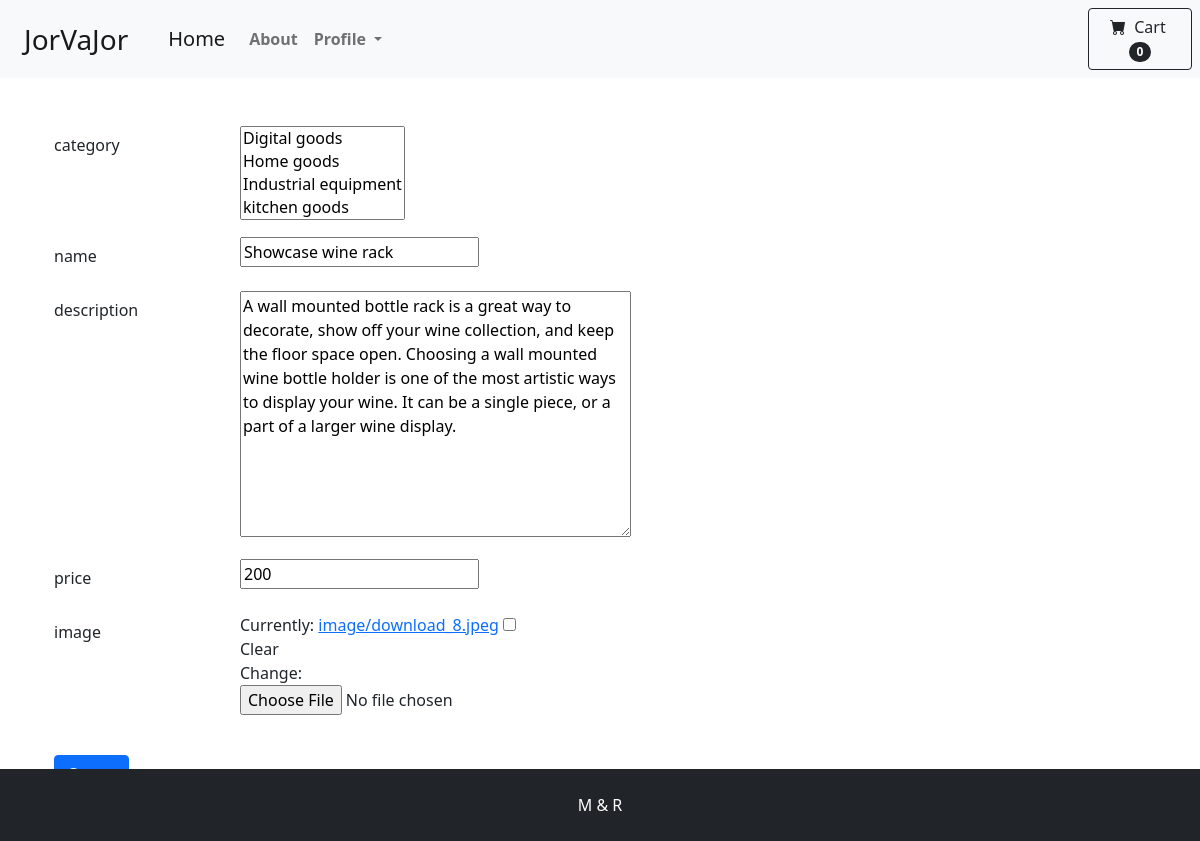
/post/edit/40/ (signed in), run on the app's committed database.
### home/models.py (models this page shows, shortened)
class Product(models.Model):
    user = models.ForeignKey(User, related_name='products', on_delete=models.CASCADE)
    category = models.ManyToManyField(Category, related_name='products')
    name = models.CharField(max_length=200)
    slug = models.SlugField(max_length=200, unique=True)
    image = models.ImageField(blank=True, upload_to='image/', default='image/download.png')
    description = RichTextField()
    price = models.IntegerField()
    available = models.BooleanField(default=True)
    created_time = models.DateTimeField(auto_now_add=True)
    updated_time = models.DateTimeField(auto_now=True)
    class Meta:
        ordering = ('name',)

### home/views.py (the view, shortened to what this page needs)
# urls.py: path('post/edit/<int:pk>/', PostEditView.as_view(), name='post_edit'),
class PostEditView(LoginRequiredMixin, View):
    from_class = PostCreateForm
    def get(self, request, pk):
        product = Product.objects.get(pk=pk)
        form = self.from_class(instance=product)
        return render(request, 'home/post_create.html', {'form': form})

### home/forms.py
class PostCreateForm(forms.ModelForm):
    class Meta:
        model = Product
        fields = ['category', 'name', 'description', 'price', 'image']

### home/models.py (called while the page is built)
    def __str__(self):
        return self.name

### home/templates/home/post_create.html (shortened to what this page needs)
{% extends 'index.html' %}
{% load static %}
{% block content %}
    <form method="post" enctype="multipart/form-data" novalidate>
        <div class="section-1-container section-container">
            <div class="container">
                <div class="row mb-3 ">
                    <label class="col-sm-2 col-form-label">category</label>
                    <div class="col-sm-3">
                        <label>
                            {{ form.category}}
                        </label>
                    </div>
                </div>
                <div class="row mb-3 ">
                    <label class="col-sm-2 col-form-label">name</label>
                    <div class="col-sm-3">
                        <label>
                            {{ form.name }}
                        </label>
                    </div>
                </div>
                <div class="row mb-3 ">
                    <label class="col-sm-2 col-form-label"> description</label>
                    <div class="col-sm-3">
                        <label>
                            {{ form.description }}
                        </label>
                    </div>
                </div>
                <div class="row mb-3 ">
                    <label class="col-sm-2 col-form-label">price</label>
                    <div class="col-sm-3">
                        <label>
                            {{ form.price }}
                        </label>
                    </div>
                </div>
                <div class="row mb-3 ">
                    <label class="col-sm-2 col-form-label">image</label>
                    <div class="col-sm-3">
                        <label>
                            {{ form.image}}
                        </label>
                    </div>
                </div>
                <br>
            </div>
        </div>
    </form>
{% endblock %}

### data on the page
Product: name "Showcase wine rack", description "A wall mounted bottle rack is a great way to decorate, show off your wine collection, and keep the floor space open. Choosing a wall mounted wine bottle holder is one of the most artistic ways to display your wine. It can be a single piece, or a part of a larger wine display.", price "200"
